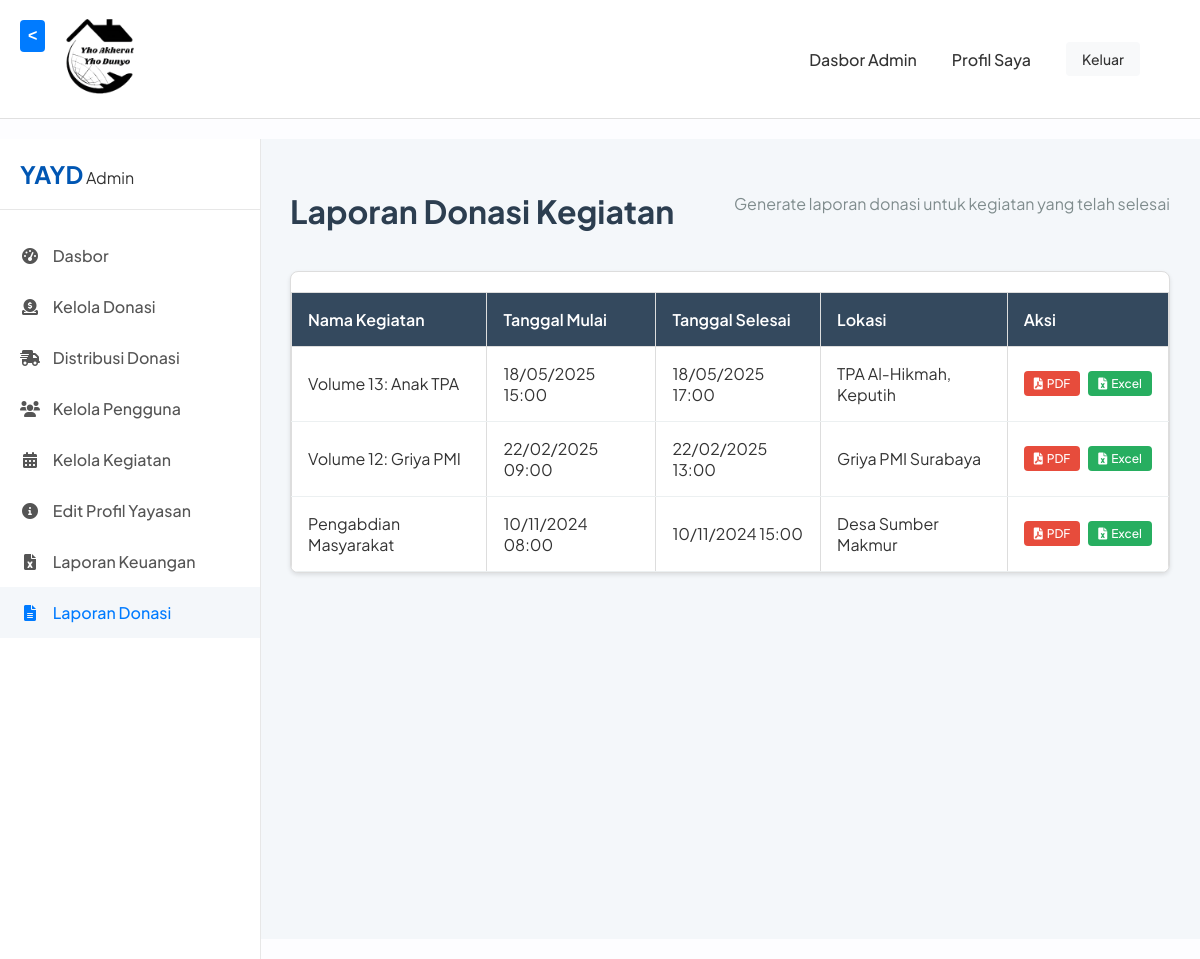
Page /admin/laporan_selesai.php (signed in) on the committed database.
### tables this page shows
CREATE TABLE `kegiatan` (
  `id_kegiatan` INT AUTO_INCREMENT PRIMARY KEY,
  `nama_kegiatan` VARCHAR(255) NOT NULL,
  `deskripsi` TEXT NOT NULL,
  `tanggal_mulai` DATETIME NOT NULL,
  `tanggal_selesai` DATETIME NULL,
  `lokasi` VARCHAR(255) NOT NULL,
  `status` ENUM('Akan Datang', 'Berjalan', 'Selesai', 'Dibatalkan') NOT NULL,
  `dokumentasi` VARCHAR(255) NULL DEFAULT NULL COMMENT 'Path ke file gambar/dokumentasi',
  `created_at` TIMESTAMP NULL DEFAULT CURRENT_TIMESTAMP
);

### admin/laporan_selesai.php (called while the page is built, shortened)
<?php
require_once '../views/admin/laporan_selesai.php';
?>

### views/admin/laporan_selesai.php (the view, shortened to what this page needs)
<?php
require_once realpath(__DIR__ . '/../../config/database.php');
require_once realpath(__DIR__ . '/../templates/header.php');
$query = "SELECT * FROM kegiatan WHERE status = 'Selesai' ORDER BY tanggal_selesai DESC";
$result = mysqli_query($koneksi, $query);
?>
<div class="admin-wrapper">
    <?php require_once realpath(__DIR__ . '/../templates/admin_sidebar.php'); ?>
    <main class="admin-main-content">
        <div class="page-header">
            <h1>Laporan Donasi Kegiatan</h1>
            <p>Generate laporan donasi untuk kegiatan yang telah selesai</p>
        </div>
        <div class="table-container">
            <table class="table-data">
                <thead>
                    <tr>
                        <th>Nama Kegiatan</th>
                        <th>Tanggal Mulai</th>
                        <th>Tanggal Selesai</th>
                        <th>Lokasi</th>
                        <th>Aksi</th>
                    </tr>
                </thead>
                <tbody>
                    <?php if (mysqli_num_rows($result) > 0): ?>
                        <?php while ($kegiatan = mysqli_fetch_assoc($result)): ?>
                            <tr>
                                <td><?= htmlspecialchars($kegiatan['nama_kegiatan']) ?></td>
                                <td><?= date('d/m/Y H:i', strtotime($kegiatan['tanggal_mulai'])) ?></td>
                                <td><?= $kegiatan['tanggal_selesai'] ? date('d/m/Y H:i', strtotime($kegiatan['tanggal_selesai'])) : '-' ?></td>
                                <td><?= htmlspecialchars($kegiatan['lokasi']) ?></td>
                                <td>
                                    <div class="action-buttons">
                                        <a href="<?= BASE_URL ?>/controllers/LaporanController.php?action=pdf&id=<?= $kegiatan['id_kegiatan'] ?>"
                                           class="btn btn-danger btn-sm" target="_blank">
                                            <i class="fa fa-file-pdf"></i> PDF
                                        </a>
                                        <a href="<?= BASE_URL ?>/controllers/LaporanController.php?action=excel&id=<?= $kegiatan['id_kegiatan'] ?>"
                                           class="btn btn-success btn-sm">
                                            <i class="fa fa-file-excel"></i> Excel
                                        </a>
                                    </div>
                                </td>
                            </tr>
                        <?php endwhile; ?>
                    <?php else: ?>
                        <tr>
                            <td colspan="5" class="text-center">Belum ada kegiatan yang selesai</td>
                        </tr>
                    <?php endif; ?>
                </tbody>
            </table>
        </div>
    </main>
</div>

### assets/css/style.css (style rules this page uses)
body, html { margin: 0; padding: 0; font-family: 'Plus Jakarta Sans', 'Segoe UI', Tahoma, Geneva, Verdana, sans-serif; background-color: #fdfdff; color: #333; height: 100%; }
body { display: flex; flex-direction: column; min-height: 100vh; }
.btn { padding: 10px 20px; border-radius: 5px; text-decoration: none; font-weight: bold; display: inline-block; }
.btn-success { background-color: #28a745; color: #fff; border: none; }
.table-data { width: 100%; border-collapse: collapse; margin-top: 20px; }
.table-data th, .table-data td { padding: 12px; border: 1px solid #ddd; text-align: left; }
.table-data thead { background-color: #f8f9fa; }
.table-data .btn-sm { padding: 5px 10px; font-size: 12px; }
.btn-danger { background-color: #dc3545; color: white; }
.admin-wrapper { display: flex; background-color: #f4f7fa; flex: 1; }
.admin-main-content { margin-left: 260px; flex-grow: 1; padding: 30px; }
.admin-main-content h1 { font-size: 32px; margin-bottom: 30px; }
.admin-wrapper { min-height: 100vh; }
.table-container { overflow-x: auto; -webkit-overflow-scrolling: touch; border: 1px solid #ddd; border-radius: 4px; margin: 20px 0; }
.page-header { display: flex; justify-content: space-between; align-items: center; margin-bottom: 20px; flex-wrap: wrap; gap: 15px; }

### views/admin/laporan_selesai.php (style rules this page uses)
.page-header { margin-bottom: 2rem; }
.page-header h1 { color: #2c3e50; margin-bottom: 0.5rem; }
.page-header p { color: #7f8c8d; margin: 0; }
.table-container { background: white; border-radius: 8px; box-shadow: 0 2px 4px rgba(0,0,0,0.1); overflow: hidden; }
.table-data { width: 100%; border-collapse: collapse; }
.table-data th { background: #34495e; color: white; padding: 1rem; text-align: left; font-weight: 600; }
.table-data td { padding: 1rem; border-bottom: 1px solid #ecf0f1; }
.action-buttons { display: flex; gap: 0.5rem; }
.btn { padding: 0.5rem 1rem; border: none; border-radius: 4px; text-decoration: none; font-size: 0.875rem; font-weight: 500; text-align: center; cursor: pointer; display: inline-flex; align-items: center; gap: 0.25rem; transition: all 0.3s ease; }
.btn-sm { padding: 0.375rem 0.75rem; font-size: 0.8rem; }
.btn-danger { background: #e74c3c; color: white; }
.btn-success { background: #27ae60; color: white; }

### rows in the picture
kegiatan: nama_kegiatan "Volume 13: Anak TPA", tanggal_mulai "18/05/2025 15:00", tanggal_selesai "18/05/2025 17:00", lokasi "TPA Al-Hikmah, Keputih"
kegiatan: nama_kegiatan "Volume 12: Griya PMI", tanggal_mulai "22/02/2025 09:00", tanggal_selesai "22/02/2025 13:00", lokasi "Griya PMI Surabaya"
kegiatan: nama_kegiatan "Pengabdian Masyarakat", tanggal_mulai "10/11/2024 08:00", tanggal_selesai "10/11/2024 15:00", lokasi "Desa Sumber Makmur"
